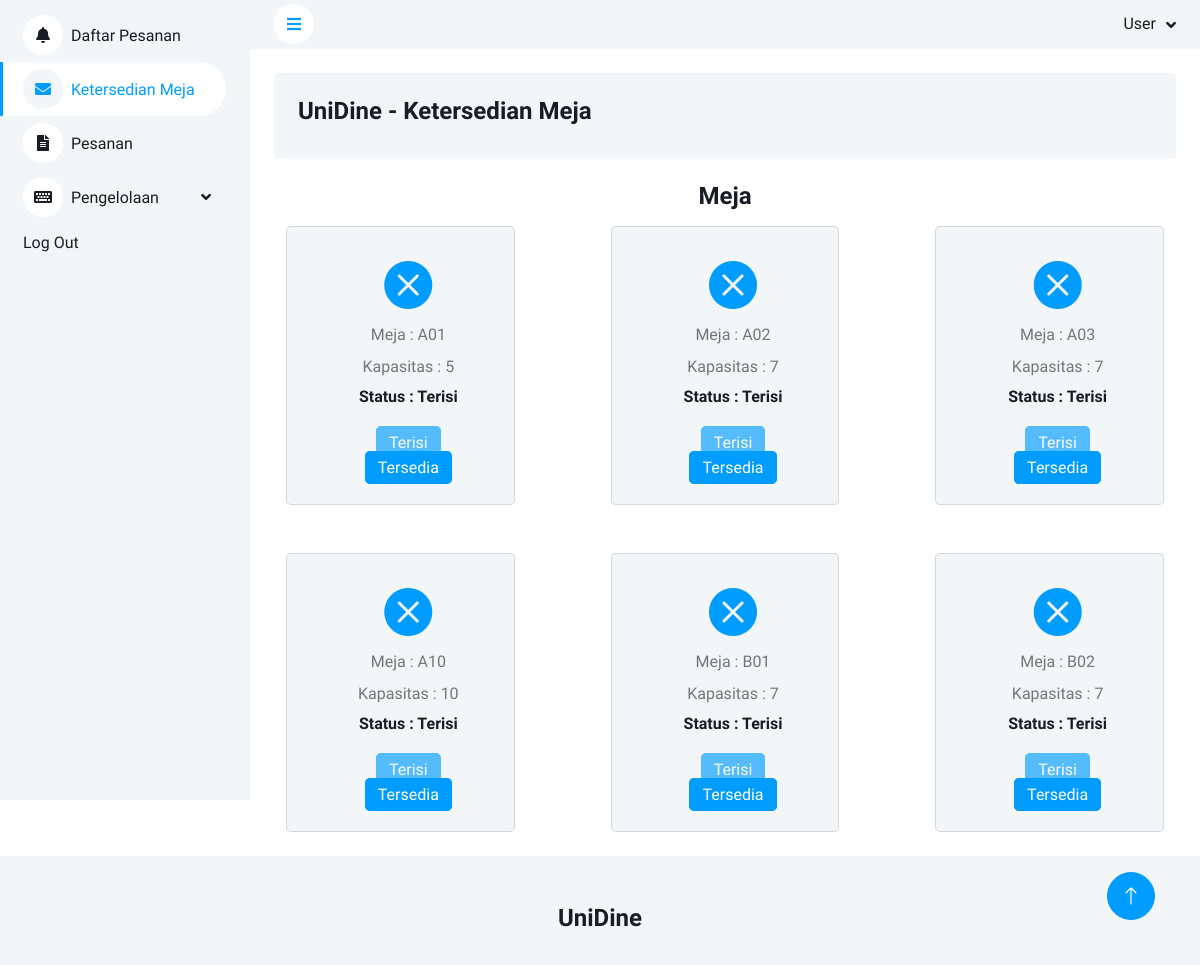
The app's page /KetersediaanMeja.php (signed in) with its own data.
### tables this page shows
CREATE TABLE `meja` (
  `no_meja` varchar(5) NOT NULL,
  `kapasitas` int(11) NOT NULL,
  `deskripsi` text NOT NULL,
  `status` varchar(11) DEFAULT 'Kosong'
);

### KetersediaanMeja.php (the view, shortened to what this page needs)
<?php
include 'koneksi.php';
?>
<!DOCTYPE html>
<html lang="en">
<head>
    <link href="https://cdnjs.cloudflare.com/ajax/libs/font-awesome/5.10.0/css/all.min.css" rel="stylesheet">
    <link href="https://cdn.jsdelivr.net/npm/bootstrap-icons@1.4.1/font/bootstrap-icons.css" rel="stylesheet">
    <link href="lib/owlcarousel/assets/owl.carousel.min.css" rel="stylesheet">
    <link href="lib/tempusdominus/css/tempusdominus-bootstrap-4.min.css" rel="stylesheet" />
    <link href="css/bootstrap.min.css" rel="stylesheet">
    <link href="css/style.css" rel="stylesheet">
</head>
<body>
    <div class="container-xxl position-relative bg-white d-flex p-0">
        <div class="sidebar pe-4 pb-3">
            <nav class="navbar bg-light navbar-light">
                <div class="navbar-nav w-100 ">
                    <?php if ($_SESSION['role'] == 1 || $_SESSION['role'] == 3) { ?>
                        <a href="index.php" class="nav-item nav-link "><i class="fa fa-bell me-2"></i>Daftar Pesanan</a>
                    <?php } ?>
                    <?php if ($_SESSION['role'] == 1 || $_SESSION['role'] == 3) { ?>
                        <a href="KetersediaanMeja.php" class="nav-item nav-link active"><i class="fa fa-envelope me-2"></i>Ketersedian Meja</a>
                    <?php } ?>
                    <?php if ($_SESSION['role'] == 1) { ?>
                        <a href="Pesanan.php" class="nav-item nav-link"><i class="fa fa-file-alt me-2"></i>Pesanan</a>
                        <div class="nav-item dropdown">
                            <a href="#" class="nav-link dropdown-toggle" data-bs-toggle="dropdown"><i class="fa fa-keyboard me-2"></i>Pengelolaan</a>
                        </div>
                    <?php } ?>
                    <a href="Logout.php" class="nav-item nav-link">Log Out</a>
                </div>
            </nav>
        </div>
        <div class="content">
            <nav class="navbar navbar-expand bg-light navbar-light sticky-top px-4 py-0">
                <a href="#" class="sidebar-toggler flex-shrink-0">
                    <i class="fa fa-bars"></i>
                </a>
                <div class="navbar-nav align-items-center ms-auto">
                    <div class="nav-item dropdown">
                        <a href="#" class="nav-link dropdown-toggle" data-bs-toggle="dropdown">
                            <span class="d-none d-lg-inline-flex">User</span>
                        </a>
                    </div>
                </div>
            </nav>
            <div class="container-fluid mb-4 pt-4 px-4 ">
                <div class="bg-light rounded-top p-4">
                    <div class="row">
                        <p class="h4"> UniDine - Ketersedian Meja</p>
                    </div>
                </div>
            </div>
            <p class="h4 text-center mb-3"> Meja</p>
            <div class="row g-4">
                <?php
                $hasil = mysqli_query($koneksi, "SELECT * FROM meja");
                while ($h = mysqli_fetch_array($hasil)) {
                ?>
                    <div class="col-xl-4 px-5">
                        <div class="bg-light rounded d-flex mb-4 card " align="center">
                            <div class="ms-3 p-4 card-body">
                                <?php if ($h['status'] == "Terisi") { ?>
                                    <i class="bi bi-x-circle-fill fa-3x text-primary"></i>
                                <?php } elseif ($h['status'] == "Kosong") { ?>
                                    <i class="bi bi-check-circle-fill fa-3x text-primary"></i>
                                <?php } ?>
                                <p class="mb-2">Meja : <?= $h['no_meja']; ?></p>
                                <p class="mb-2">Kapasitas : <?= $h['kapasitas']; ?></p>
                                <h6 class="mb-0">Status : <?= $h['status']; ?></h6>
                                <br>
                                <?php if ($h['status'] == "Terisi") { ?>
                                    <a href="terisi.php?no_meja=<?php echo $h['no_meja']; ?>" class="d-inline btn btn-primary m-2 col-md-6 disabled">Terisi</a>
                                    <a href="kosong.php?no_meja=<?php echo $h['no_meja']; ?>" class="d-inline btn btn-primary m-2 col-md-6 ">Tersedia</a>
                                <?php } elseif ($h['status'] == "Kosong") { ?>
                                    <a href="terisi.php?no_meja=<?php echo $h['no_meja']; ?>" class="d-inline btn btn-primary m-2 col-md-6 ">Terisi</a>
                                    <a href="kosong.php?no_meja=<?php echo $h['no_meja']; ?>" class="d-inline btn btn-primary m-2 col-md-6 disabled">Tersedia</a>
                                <?php } ?>
                            </div>
                        </div>
                    </div>
                <?php } ?>
            </div>
        </div>
    </div>
    <div class="container-fluid pt-4 px-4">
        <div class="bg-light rounded-top p-4">
            <div class="row ">
                <p class="h4 text-center">UniDine</p>
            </div>
        </div>
    </div>
    <a href="#" class="btn btn-lg btn-primary btn-lg-square back-to-top"><i class="bi bi-arrow-up"></i></a>
</body>
</html>

### css/style.css (style rules this page uses)
:root { --primary: #009CFF; --light: #F3F6F9; --dark: #191C24; }
.back-to-top { position: fixed; display: none; right: 45px; bottom: 45px; z-index: 99; }
.btn { transition: .5s; }
.btn.btn-primary { color: #FFFFFF; }
.btn-lg-square { width: 48px; height: 48px; }
.btn-square, .btn-sm-square, .btn-lg-square { padding: 0; display: inline-flex; align-items: center; justify-content: center; font-weight: normal; border-radius: 50px; }
.sidebar { position: fixed; top: 0; left: 0; bottom: 0; width: 250px; height: 100vh; overflow-y: auto; background: var(--light); transition: 0.5s; z-index: 999; }
.content { margin-left: 250px; min-height: 100vh; background: #FFFFFF; transition: 0.5s; }
@media (min-width: 992px) { .sidebar { margin-left: 0; } }
@media (min-width: 992px) { .content { width: calc(100% - 250px); } }
.sidebar .navbar .navbar-nav .nav-link { padding: 7px 20px; color: var(--dark); font-weight: 500; border-left: 3px solid var(--light); border-radius: 0 30px 30px 0; outline: none; }
.sidebar .navbar .navbar-nav .nav-link:hover, .sidebar .navbar .navbar-nav .nav-link.active { color: var(--primary); background: #FFFFFF; border-color: var(--primary); }
.sidebar .navbar .navbar-nav .nav-link i { width: 40px; height: 40px; display: inline-flex; align-items: center; justify-content: center; background: #FFFFFF; border-radius: 40px; }
.sidebar .navbar .navbar-nav .nav-link:hover i, .sidebar .navbar .navbar-nav .nav-link.active i { background: var(--light); }
.sidebar .navbar .dropdown-toggle::after { position: absolute; top: 15px; right: 15px; border: none; content: "\f107"; font-family: "Font Awesome 5 Free"; font-weight: 900; transition: .5s; }
.content .navbar .navbar-nav .nav-link { margin-left: 25px; padding: 12px 0; color: var(--dark); outline: none; }
.content .navbar .sidebar-toggler, .content .navbar .navbar-nav .nav-link i { width: 40px; height: 40px; display: inline-flex; align-items: center; justify-content: center; background: #FFFFFF; border-radius: 40px; }
.content .navbar .dropdown-toggle::after { margin-left: 6px; vertical-align: middle; border: none; content: "\f107"; font-family: "Font Awesome 5 Free"; font-weight: 900; transition: .5s; }

### records on screen
meja: no_meja "A01", kapasitas "5", status "Terisi"
meja: no_meja "A02", kapasitas "7", status "Terisi"
meja: no_meja "A03", kapasitas "7", status "Terisi"
meja: no_meja "A10", kapasitas "10", status "Terisi"
meja: no_meja "B01", kapasitas "7", status "Terisi"
meja: no_meja "B02", kapasitas "7", status "Terisi"
